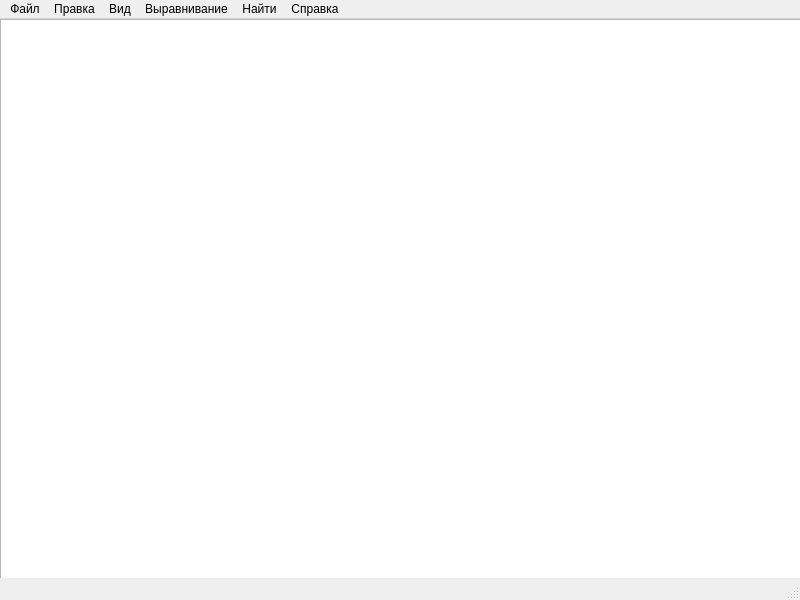
<?xml version="1.0" encoding="UTF-8"?>
<ui version="4.0">
 <class>MainWindow</class>
 <widget class="QMainWindow" name="MainWindow">
  <property name="geometry">
   <rect>
    <x>0</x>
    <y>0</y>
    <width>800</width>
    <height>600</height>
   </rect>
  </property>
  <property name="windowTitle">
   <string>MainWindow</string>
  </property>
  <widget class="QWidget" name="centralwidget">
   <widget class="QTextEdit" name="textEdit">
    <property name="geometry">
     <rect>
      <x>0</x>
      <y>0</y>
      <width>801</width>
      <height>571</height>
     </rect>
    </property>
   </widget>
  </widget>
  <widget class="QMenuBar" name="menubar">
   <property name="geometry">
    <rect>
     <x>0</x>
     <y>0</y>
     <width>800</width>
     <height>22</height>
    </rect>
   </property>
   <widget class="QMenu" name="menu">
    <property name="title">
     <string>Файл</string>
    </property>
    <addaction name="actionNew"/>
    <addaction name="actionOpen"/>
    <addaction name="actionSave"/>
    <addaction name="actionSaveAs"/>
    <addaction name="actionPrint"/>
    <addaction name="actionExit"/>
   </widget>
   <widget class="QMenu" name="menu_2">
    <property name="title">
     <string>Правка</string>
    </property>
    <addaction name="actionUndo"/>
    <addaction name="actionCopy"/>
    <addaction name="actionPaste"/>
    <addaction name="actionCut"/>
    <addaction name="actionDelete"/>
    <addaction name="actionInsertDate"/>
   </widget>
   <widget class="QMenu" name="menu_3">
    <property name="title">
     <string>Вид</string>
    </property>
    <addaction name="actionFont"/>
    <addaction name="actionAlign"/>
   </widget>
   <widget class="QMenu" name="menu_4">
    <property name="title">
     <string>Выравнивание</string>
    </property>
    <addaction name="actionAlignLeft"/>
    <addaction name="actionAlignCenter"/>
    <addaction name="actionAlignRight"/>
   </widget>
   <widget class="QMenu" name="menu_5">
    <property name="title">
     <string>Найти</string>
    </property>
    <addaction name="actionFind"/>
    <addaction name="actionAbout"/>
    <addaction name="actionGoToLine"/>
   </widget>
   <widget class="QMenu" name="menu_6">
    <property name="title">
     <string>Справка</string>
    </property>
    <addaction name="action_21"/>
   </widget>
   <addaction name="menu"/>
   <addaction name="menu_2"/>
   <addaction name="menu_3"/>
   <addaction name="menu_4"/>
   <addaction name="menu_5"/>
   <addaction name="menu_6"/>
  </widget>
  <widget class="QStatusBar" name="statusbar"/>
  <action name="actionNew">
   <property name="text">
    <string>Новый</string>
   </property>
  </action>
  <action name="actionOpen">
   <property name="text">
    <string>Открыть</string>
   </property>
  </action>
  <action name="actionSave">
   <property name="text">
    <string>Сохранить</string>
   </property>
  </action>
  <action name="actionSaveAs">
   <property name="text">
    <string>Сохранить как</string>
   </property>
  </action>
  <action name="actionPrint">
   <property name="text">
    <string>Печать</string>
   </property>
  </action>
  <action name="actionExit">
   <property name="text">
    <string>Выход</string>
   </property>
  </action>
  <action name="actionUndo">
   <property name="text">
    <string>Отменить</string>
   </property>
  </action>
  <action name="actionCopy">
   <property name="text">
    <string>Копировать</string>
   </property>
  </action>
  <action name="actionPaste">
   <property name="text">
    <string>Вставить</string>
   </property>
  </action>
  <action name="actionCut">
   <property name="text">
    <string>Вырезать</string>
   </property>
  </action>
  <action name="actionDelete">
   <property name="text">
    <string>Удалить</string>
   </property>
  </action>
  <action name="actionInsertDate">
   <property name="text">
    <string>Вставить дату</string>
   </property>
  </action>
  <action name="actionFont">
   <property name="text">
    <string>Шрифт</string>
   </property>
  </action>
  <action name="actionAlign">
   <property name="text">
    <string>Выравнивание </string>
   </property>
  </action>
  <action name="actionAlignLeft">
   <property name="text">
    <string>Слева</string>
   </property>
  </action>
  <action name="actionAlignCenter">
   <property name="text">
    <string>По центру

</string>
   </property>
  </action>
  <action name="actionAlignRight">
   <property name="text">
    <string>Справа</string>
   </property>
  </action>
  <action name="actionFind">
   <property name="text">
    <string>Поиск</string>
   </property>
  </action>
  <action name="actionAbout">
   <property name="text">
    <string>Заменить</string>
   </property>
  </action>
  <action name="actionGoToLine">
   <property name="text">
    <string>Перейти к строке</string>
   </property>
  </action>
  <action name="action_21">
   <property name="text">
    <string>О программе</string>
   </property>
  </action>
 </widget>
 <resources/>
 <connections/>
</ui>
